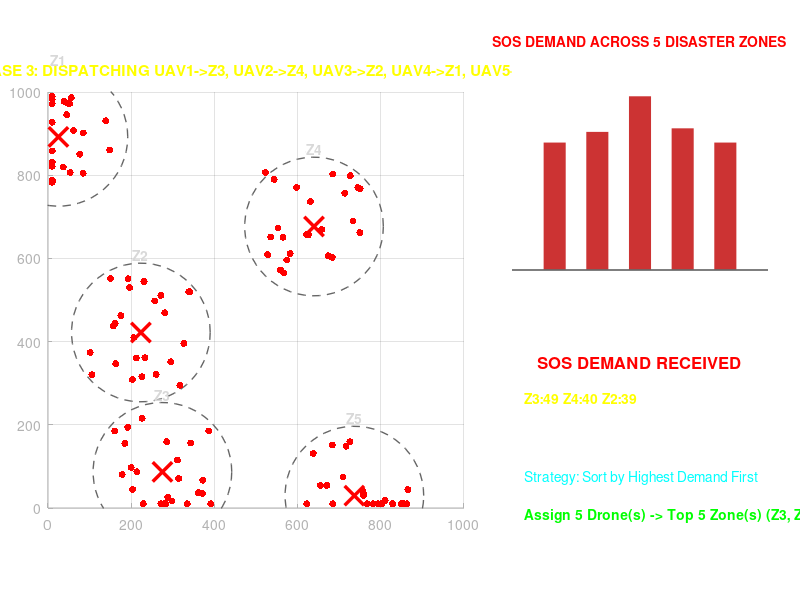

This figure's MATLAB source: (Note: this script raises an error after producing the figure.)
%% AI-Based Dynamic UAV Deployment for Emergency Communication
%  Fully Dynamic Asynchronous Event-Driven Dispatch & Repositioning
%  Designed for MATLAB Online (https://matlab.mathworks.com)
%
%  HOW IT WORKS:
%    1. User enters: Total Base Stations, Destroyed Towers, Number of UAVs
%    2. Number of disaster zones = Number of destroyed towers
%    3. SOS demand per zone is computed dynamically from RF propagation model
%    4. Zones are sorted by SOS demand (descending)
%    5. Top-N drones dispatched to Top-N highest-demand zones
%    6. When a drone's zone clears, it flies ALONE to the next unserved zone

clear; clc; close all;

% =====================================================================
%  1. INTERACTIVE INPUTS
% =====================================================================
fprintf('============================================================\n');
fprintf('  AI-POWERED EMERGENCY COMMUNICATION COMMAND CENTER\n');
fprintf('  Asynchronous Event-Driven Dynamic UAV Dispatch\n');
fprintf('============================================================\n\n');

in_ant = input('Total Base Stations in City (Default 6): ');
if isempty(in_ant), nAntennas = 6; else, nAntennas = max(1, round(in_ant)); end

in_des = input(sprintf('Number of Towers destroyed (Default 4, max %d): ', nAntennas));
if isempty(in_des), nDestroyed = min(4, nAntennas); else, nDestroyed = min(round(in_des), nAntennas); end

in_uav = input('Number of UAVs available (Default 3): ');
if isempty(in_uav), nUAVs = 3; else, nUAVs = max(1, round(in_uav)); end

% Number of disaster zones = number of destroyed towers
nZones = nDestroyed;

fprintf('\n>> Configuration: %d Base Stations, %d Destroyed, %d UAVs, %d Disaster Zones\n\n', ...
    nAntennas, nDestroyed, nUAVs, nZones);

% =====================================================================
%  2. SYSTEM PARAMETERS & DYNAMIC SOS COMPUTATION
% =====================================================================
gridSize = 1000; res = 40;
numUsers = 120;

[X, Y] = meshgrid(0:res:gridSize, 0:res:gridSize);

% RF propagation model parameters
pt = 35; threshold = -90; n_path = 4;
f = 2.4e9; c = 3e8; d0 = 1;
L0 = 20*log10(4*pi*d0*f/c);

% Place base stations randomly
rng(42);
antPos = gridSize * rand(nAntennas, 2);
shuffledIdx = randperm(nAntennas);
destroyedIdx = shuffledIdx(1:nDestroyed);
survivedIdx  = shuffledIdx(nDestroyed+1:end);
survivedPos  = antPos(survivedIdx, :);
destroyedPos = antPos(destroyedIdx, :);

% --- ZONE CENTERS = DESTROYED TOWER POSITIONS ---
% Each disaster zone is centered on a destroyed tower
zoneCentres = destroyedPos;

% Distribute users across zones (scatter around each destroyed tower)
usersPerZone = floor(numUsers / nZones);
userPos = zeros(numUsers, 2);
userZone = zeros(numUsers, 1);
u_idx = 1;
for z = 1:nZones
    if z == nZones
        n_in_z = numUsers - u_idx + 1;
    else
        n_in_z = usersPerZone;
    end
    cx = zoneCentres(z,1); cy = zoneCentres(z,2);
    for i = 1:n_in_z
        if u_idx <= numUsers
            userPos(u_idx, :) = [cx + 260*(rand-0.5), cy + 260*(rand-0.5)];
            userPos(u_idx, :) = max(10, min(gridSize-10, userPos(u_idx, :)));
            userZone(u_idx) = z;
            u_idx = u_idx + 1;
        end
    end
end

% Compute SOS per zone using RF propagation model
if isempty(survivedPos)
    isDisconnected = true(numUsers, 1);
else
    dx = userPos(:,1) - survivedPos(:,1)';
    dy = userPos(:,2) - survivedPos(:,2)';
    d_surv = sqrt(dx.^2 + dy.^2);
    pr_surv = pt - (L0 + 10*n_path*log10(max(d_surv, d0)/d0));
    isDisconnected = ~any(pr_surv > threshold, 2);
end

% Count disconnected users per zone = base SOS demand
sos_initial = zeros(1, nZones);
for z = 1:nZones
    sos_initial(z) = sum(isDisconnected & (userZone == z));
end

% Add severity-based component from PPT formula:
%   m = 3 + pop/150 + 8*severity + 18*exp(-(z-h)^2/1.5)
for z = 1:nZones
    pop_factor = sos_initial(z) / 150;
    severity = 0.3 + 0.7 * rand;
    height_factor = 18 * exp(-(z - (nZones+1)/2)^2 / max(1.5, nZones/4));
    sos_initial(z) = round(sos_initial(z) + 3 + pop_factor + 8*severity + height_factor);
end

% Ensure minimum SOS of 2 per zone
sos_initial = max(sos_initial, 2);
current_sos = sos_initial;
maxSOS = max(sos_initial) + 10;

fprintf('  Computed SOS Demand per Zone:\n');
for z = 1:nZones
    fprintf('    Zone %d: %d SOS  (centered at %.0f, %.0f)\n', z, sos_initial(z), zoneCentres(z,1), zoneCentres(z,2));
end
fprintf('\n');

% --- BUILD DISPATCH PLAN ---
[~, sortOrder] = sort(sos_initial, 'descend');
nInitial = min(nUAVs, nZones);
initialZones = sortOrder(1:nInitial);
waitingQueue = sortOrder(nInitial+1:end);

fprintf('  Dispatch Plan (sorted by demand):\n');
for j = 1:nInitial
    fprintf('    UAV %d -> Zone %d (%d SOS)\n', j, initialZones(j), sos_initial(initialZones(j)));
end
if ~isempty(waitingQueue)
    fprintf('  Waiting Queue: ');
    for w = 1:length(waitingQueue)
        fprintf('Z%d(%d) ', waitingQueue(w), sos_initial(waitingQueue(w)));
    end
    fprintf('\n');
end
fprintf('\n');

% --- UAV COLORS ---
baseColors = [
    0.2 0.8 1.0;   % Cyan
    0.2 1.0 0.5;   % Green
    1.0 0.8 0.2;   % Gold
    1.0 0.4 0.4;   % Red
    0.8 0.4 1.0;   % Purple
    1.0 0.6 0.2;   % Orange
    0.4 1.0 1.0;   % Teal
    1.0 0.2 0.6;   % Pink
];
nBaseColors = size(baseColors, 1);
uavColors = baseColors(mod((1:nUAVs)-1, nBaseColors)+1, :);

% Zone tick labels (dynamic)
zoneTickLabels = cell(1, nZones);
for z = 1:nZones
    zoneTickLabels{z} = sprintf('Z%d', z);
end

% =====================================================================
%  3. SINGLE UNIFIED DASHBOARD SETUP
% =====================================================================
fig = figure(1);
clf(fig);
set(fig, 'Name', 'AI-UAV Disaster Response Command Center', ...
         'Color', 'k', ...
         'Units', 'normalized', ...
         'Position', [0.04, 0.06, 0.92, 0.84]);

% --- LEFT PANEL: DISASTER SPATIAL MAP ---
axMap = axes('Parent', fig, 'Position', [0.06, 0.10, 0.52, 0.80]);
set(axMap, 'Color', 'k', 'XColor', [0.7 0.7 0.7], 'YColor', [0.7 0.7 0.7], ...
           'GridColor', [0.25 0.25 0.25]);
hold(axMap, 'on'); grid(axMap, 'on');
axis(axMap, [0 gridSize 0 gridSize]);
axis(axMap, 'square');
xlabel(axMap, 'East-West (m)', 'Color', 'w', 'FontSize', 11);
ylabel(axMap, 'North-South (m)', 'Color', 'w', 'FontSize', 11);

% Draw disaster zones as circles around each destroyed tower
zoneRadius = min(180, gridSize / (nZones + 1));
for z = 1:nZones
    cx = zoneCentres(z,1); cy = zoneCentres(z,2);
    th = linspace(0, 2*pi, 60);
    plot(axMap, cx + zoneRadius*cos(th), cy + zoneRadius*sin(th), ...
         '--', 'Color', [0.4 0.4 0.4], 'LineWidth', 1);
    text(axMap, cx, cy + zoneRadius + 20, sprintf('Z%d', z), ...
        'Color', [0.85 0.85 0.85], 'FontSize', 10, 'HorizontalAlignment', 'center', 'FontWeight', 'bold');
end

% --- TOP-RIGHT PANEL: LIVE SOS DEMAND BAR CHART ---
axPred = axes('Parent', fig, 'Position', [0.64, 0.55, 0.32, 0.35]);
set(axPred, 'Color', 'k', 'XColor', 'w', 'YColor', 'w');

% --- BOTTOM-RIGHT PANEL: EVENT LOG ---
axComp = axes('Parent', fig, 'Position', [0.64, 0.10, 0.32, 0.35]);
set(axComp, 'Color', 'k', 'XColor', 'w', 'YColor', 'w');

% =====================================================================
%  PHASE 1: STABLE CELLULAR NETWORK
% =====================================================================
title(axMap, 'PHASE 1: STABLE NETWORK OPERATIONS', 'Color', 'g', 'FontSize', 13, 'FontWeight', 'bold');

tPlot = plot(axMap, antPos(:,1), antPos(:,2), '^', ...
    'MarkerSize', 11, 'MarkerFaceColor', 'y', 'MarkerEdgeColor', 'w', 'LineWidth', 1.2);

uPlot = scatter(axMap, userPos(:,1), userPos(:,2), 26, 'g', 'filled');

cla(axPred); set(axPred, 'Color', 'k'); axis(axPred, 'off');
text(axPred, 0.5, 0.85, 'NORMAL NETWORK STATUS', 'Color', 'g', 'FontSize', 12, ...
    'FontWeight', 'bold', 'HorizontalAlignment', 'center');
text(axPred, 0.05, 0.65, sprintf('Active Base Stations:  %d / %d', nAntennas, nAntennas), 'Color', 'w', 'FontSize', 11);
text(axPred, 0.05, 0.48, sprintf('Total Connected Users: %d', numUsers), 'Color', 'w', 'FontSize', 11);
text(axPred, 0.05, 0.31, sprintf('UAV Relays Standby:    %d drone(s)', nUAVs), 'Color', 'c', 'FontSize', 11);
text(axPred, 0.05, 0.14, 'System Health: 100% ONLINE', 'Color', 'g', 'FontSize', 11, 'FontWeight', 'bold');

cla(axComp); set(axComp, 'Color', 'k'); axis(axComp, 'off');
text(axComp, 0.5, 0.85, 'SYSTEM INITIALIZATION', 'Color', 'c', 'FontSize', 12, ...
    'FontWeight', 'bold', 'HorizontalAlignment', 'center');
text(axComp, 0.05, 0.65, sprintf('Configuration: %d towers, %d destroyed, %d UAVs', nAntennas, nDestroyed, nUAVs), 'Color', 'w', 'FontSize', 10);
text(axComp, 0.05, 0.48, sprintf('Disaster Zones: %d (one per destroyed tower)', nZones), 'Color', 'w', 'FontSize', 10);
text(axComp, 0.05, 0.31, 'Drones relocate independently on completion', 'Color', 'y', 'FontSize', 10);
text(axComp, 0.05, 0.14, 'Carrier: 2.4 GHz | Power: 35 dBm', 'Color', [0.7 0.7 0.7], 'FontSize', 10);

drawnow;
pause(2.0);

% =====================================================================
%  PHASE 2: DISASTER STRIKES
% =====================================================================
title(axMap, sprintf('PHASE 2: DISASTER — %d OF %d TOWERS DESTROYED', nDestroyed, nAntennas), ...
    'Color', 'r', 'FontSize', 13, 'FontWeight', 'bold');

delete(tPlot);

plot(axMap, destroyedPos(:,1), destroyedPos(:,2), 'rx', 'MarkerSize', 14, 'LineWidth', 2.5);

if ~isempty(survivedPos)
    plot(axMap, survivedPos(:,1), survivedPos(:,2), '^', ...
        'MarkerSize', 11, 'MarkerFaceColor', 'y', 'MarkerEdgeColor', 'w', 'LineWidth', 1.2);
end

set(uPlot, 'CData', [0 1 0] .* ~isDisconnected + [1 0 0] .* isDisconnected);

% Live Bar Chart
cla(axPred); set(axPred, 'Color', 'k', 'XColor', 'w', 'YColor', 'w');
axis(axPred, 'on'); hold(axPred, 'on');
bar(axPred, 1:nZones, current_sos, 0.55, 'FaceColor', [0.8 0.2 0.2], 'EdgeColor', 'w', 'LineWidth', 1);
for z = 1:nZones
    text(axPred, z, current_sos(z)+1.5, sprintf('%d', current_sos(z)), ...
        'Color', 'w', 'FontSize', 8, 'HorizontalAlignment', 'center', 'FontWeight', 'bold');
end
set(axPred, 'XTick', 1:nZones, 'XTickLabel', zoneTickLabels, 'FontSize', 9);
ylabel(axPred, 'Pending SOS Calls', 'Color', 'w', 'FontSize', 9);
title(axPred, sprintf('SOS DEMAND ACROSS %d DISASTER ZONES', nZones), 'Color', 'r', 'FontSize', 10, 'FontWeight', 'bold');
ylim(axPred, [0 maxSOS]);

% Build demand summary strings dynamically
[~, demandOrder] = sort(sos_initial, 'descend');
demandStr1 = '';
demandStr2 = '';
for idx = 1:nZones
    zz = demandOrder(idx);
    entry = sprintf('Z%d:%d ', zz, sos_initial(zz));
    if idx <= ceil(nZones/2)
        demandStr1 = [demandStr1, entry];
    else
        demandStr2 = [demandStr2, entry];
    end
end

assignStr = sprintf('Assign %d Drone(s) -> Top %d Zone(s) (', nUAVs, nInitial);
for j = 1:nInitial
    if j > 1, assignStr = [assignStr, ', ']; end
    assignStr = [assignStr, sprintf('Z%d', initialZones(j))];
end
assignStr = [assignStr, ')'];

cla(axComp); set(axComp, 'Color', 'k'); axis(axComp, 'off');
text(axComp, 0.5, 0.85, 'SOS DEMAND RECEIVED', 'Color', 'r', 'FontSize', 12, ...
    'FontWeight', 'bold', 'HorizontalAlignment', 'center');
text(axComp, 0.05, 0.68, demandStr1, 'Color', 'y', 'FontSize', 10, 'FontWeight', 'bold');
if ~isempty(demandStr2)
    text(axComp, 0.05, 0.50, demandStr2, 'Color', 'w', 'FontSize', 10);
end
text(axComp, 0.05, 0.30, 'Strategy: Sort by Highest Demand First', 'Color', 'c', 'FontSize', 10);
text(axComp, 0.05, 0.12, assignStr, 'Color', 'g', 'FontSize', 10, 'FontWeight', 'bold');

drawnow;
pause(2.5);

% =====================================================================
%  PHASE 3: INITIAL DISPATCH (Dynamic)
% =====================================================================
dispatchTitle = 'PHASE 3: DISPATCHING ';
for j = 1:nInitial
    if j > 1, dispatchTitle = [dispatchTitle, ', ']; end
    dispatchTitle = [dispatchTitle, sprintf('UAV%d->Z%d', j, initialZones(j))];
end
title(axMap, dispatchTitle, 'Color', 'y', 'FontSize', 11, 'FontWeight', 'bold');

% Create UAV markers
uavPlots = gobjects(nUAVs, 1);
uavText  = gobjects(nUAVs, 1);

for j = 1:nUAVs
    uavPlots(j) = plot(axMap, 0, 0, 'D', ...
        'MarkerSize', 14, 'LineWidth', 2, ...
        'MarkerFaceColor', 'b', 'MarkerEdgeColor', uavColors(j,:));
    uavText(j) = text(axMap, 0, 0, sprintf('UAV %d', j), ...
        'Color', uavColors(j,:), 'FontSize', 10, 'FontWeight', 'bold', ...
        'HorizontalAlignment', 'center', 'BackgroundColor', [0 0 0 0.75], 'Margin', 2);
end

% Track positions
uavCurrentPos = zeros(nUAVs, 2);
uavCurrentZone = zeros(nUAVs, 1);

% Animate initial flight from base (0,0) to assigned zones
initialTargets = zeros(nInitial, 2);
for j = 1:nInitial
    initialTargets(j,:) = zoneCentres(initialZones(j), :);
end

for k = 1:25
    for j = 1:nInitial
        currX = (initialTargets(j,1)/25) * k;
        currY = (initialTargets(j,2)/25) * k;
        set(uavPlots(j), 'XData', currX, 'YData', currY);
        set(uavText(j),  'Position', [currX, currY + 45, 0], ...
                         'String', sprintf('UAV %d', j));
    end
    drawnow;
    pause(0.03);
end

for j = 1:nInitial
    uavCurrentPos(j,:) = initialTargets(j,:);
    uavCurrentZone(j) = initialZones(j);
end

% Heatmap at initial deployment
Z = -150 * ones(size(X));
for s = 1:size(survivedPos, 1)
    dist = sqrt((X-survivedPos(s,1)).^2 + (Y-survivedPos(s,2)).^2);
    Z = max(Z, pt - (L0 + 10*n_path*log10(max(dist,d0)/d0)));
end
for j = 1:nInitial
    distU = sqrt((X-initialTargets(j,1)).^2 + (Y-initialTargets(j,2)).^2);
    Z = max(Z, pt - (L0 + 10*n_path*log10(max(distU,d0)/d0)));
end
[~, hMap] = contourf(axMap, X, Y, Z, 14, 'LineColor', 'none');
uistack(hMap, 'bottom');
colormap(axMap, hot);

% Bar chart with active zone highlights
cla(axPred); set(axPred, 'Color', 'k', 'XColor', 'w', 'YColor', 'w');
axis(axPred, 'on'); hold(axPred, 'on');
barCols = repmat([0.7 0.2 0.2], nZones, 1);
for j = 1:nInitial
    barCols(initialZones(j), :) = uavColors(j, :);
end
for z = 1:nZones
    bar(axPred, z, current_sos(z), 0.55, 'FaceColor', barCols(z,:), 'EdgeColor', 'w', 'LineWidth', 1);
    text(axPred, z, current_sos(z)+1.5, sprintf('%d', current_sos(z)), ...
        'Color', 'w', 'FontSize', 8, 'HorizontalAlignment', 'center', 'FontWeight', 'bold');
end
for j = 1:nInitial
    zIdx = initialZones(j);
    text(axPred, zIdx, current_sos(zIdx)+6.0, sprintf('\\downarrow UAV %d', j), ...
        'Color', uavColors(j,:), 'FontSize', 8, 'HorizontalAlignment', 'center', 'FontWeight', 'bold');
end
set(axPred, 'XTick', 1:nZones, 'XTickLabel', zoneTickLabels, 'FontSize', 9);
ylabel(axPred, 'Pending SOS Calls', 'Color', 'w', 'FontSize', 9);
title(axPred, 'ACTIVE DISPATCH: INITIAL DEPLOYMENT', 'Color', 'y', 'FontSize', 10, 'FontWeight', 'bold');
ylim(axPred, [0 maxSOS]);

% Status panel
cla(axComp); set(axComp, 'Color', 'k'); axis(axComp, 'off');
text(axComp, 0.5, 0.90, 'DRONE POSITIONS (ROUND 1)', 'Color', 'c', 'FontSize', 11, ...
    'FontWeight', 'bold', 'HorizontalAlignment', 'center');
yPos = 0.72;
for j = 1:nInitial
    zIdx = initialZones(j);
    text(axComp, 0.05, yPos, sprintf('UAV %d -> Zone %d', j, zIdx), ...
        'Color', uavColors(j,:), 'FontSize', 10, 'FontWeight', 'bold');
    yPos = yPos - 0.18;
end
if ~isempty(waitingQueue)
    text(axComp, 0.05, max(0.05, yPos), sprintf('Queue: %d zone(s) waiting', length(waitingQueue)), ...
        'Color', 'y', 'FontSize', 10);
end

drawnow;
pause(2.5);

% =====================================================================
%  ASYNCHRONOUS EVENT LOOP
% =====================================================================
servedZones = false(1, nZones);
remaining_sos = sos_initial;
steps = 30;

droneActive = false(1, nUAVs);
droneZone = zeros(1, nUAVs);
for j = 1:nInitial
    droneActive(j) = true;
    droneZone(j) = initialZones(j);
end

eventNum = 0;

while ~all(servedZones)
    % Find which active drone finishes first (lowest remaining SOS)
    minSOS = Inf;
    finishDrone = 0;
    for j = 1:nUAVs
        if droneActive(j) && remaining_sos(droneZone(j)) < minSOS
            minSOS = remaining_sos(droneZone(j));
            finishDrone = j;
        end
    end

    if finishDrone == 0
        break;
    end

    finishZone = droneZone(finishDrone);

    % Reduce SOS proportionally for all active drones
    reduction = minSOS;
    for j = 1:nUAVs
        if droneActive(j)
            remaining_sos(droneZone(j)) = remaining_sos(droneZone(j)) - reduction;
        end
    end

    servedZones(finishZone) = true;
    remaining_sos(finishZone) = 0;
    current_sos = remaining_sos;

    eventNum = eventNum + 1;

    if ~isempty(waitingQueue)
        nextZone = waitingQueue(1);
        waitingQueue(1) = [];

        % --- ANIMATE ---
        title(axMap, sprintf('EVENT %d: Z%d CLEARED! UAV %d: Z%d -> Z%d', ...
            eventNum, finishZone, finishDrone, finishZone, nextZone), ...
            'Color', uavColors(finishDrone,:), 'FontSize', 11, 'FontWeight', 'bold');

        % Update bar chart
        cla(axPred); set(axPred, 'Color', 'k', 'XColor', 'w', 'YColor', 'w');
        axis(axPred, 'on'); hold(axPred, 'on');
        for z = 1:nZones
            if servedZones(z)
                bc = [0.2 0.7 0.7];
            else
                bc = [0.7 0.2 0.2];
                for jj = 1:nUAVs
                    if droneActive(jj) && droneZone(jj) == z
                        bc = uavColors(jj,:);
                        break;
                    end
                end
            end
            bar(axPred, z, current_sos(z), 0.55, 'FaceColor', bc, 'EdgeColor', 'w', 'LineWidth', 1);
            if servedZones(z)
                text(axPred, z, 3, 'CLEARED!', 'Color', 'c', 'FontSize', 7, 'HorizontalAlignment', 'center', 'FontWeight', 'bold');
            else
                text(axPred, z, current_sos(z)+1.5, sprintf('%d', round(current_sos(z))), ...
                    'Color', 'w', 'FontSize', 8, 'HorizontalAlignment', 'center', 'FontWeight', 'bold');
            end
        end
        bar(axPred, nextZone, current_sos(nextZone), 0.55, 'FaceColor', uavColors(finishDrone,:), 'EdgeColor', 'w', 'LineWidth', 1);
        set(axPred, 'XTick', 1:nZones, 'XTickLabel', zoneTickLabels, 'FontSize', 9);
        ylabel(axPred, 'Pending SOS Calls', 'Color', 'w', 'FontSize', 9);
        title(axPred, sprintf('Z%d CLEARED -> UAV %d -> Z%d', finishZone, finishDrone, nextZone), ...
            'Color', uavColors(finishDrone,:), 'FontSize', 10, 'FontWeight', 'bold');
        ylim(axPred, [0 maxSOS]);

        % Status panel
        cla(axComp); set(axComp, 'Color', 'k'); axis(axComp, 'off');
        text(axComp, 0.5, 0.88, sprintf('EVENT %d: UAV %d REASSIGNMENT', eventNum, finishDrone), ...
            'Color', uavColors(finishDrone,:), 'FontSize', 11, 'FontWeight', 'bold', 'HorizontalAlignment', 'center');
        text(axComp, 0.05, 0.70, sprintf('UAV %d: Z%d -> Z%d', finishDrone, finishZone, nextZone), ...
            'Color', uavColors(finishDrone,:), 'FontSize', 10, 'FontWeight', 'bold');
        yPos = 0.52;
        for j = 1:nUAVs
            if droneActive(j) && j ~= finishDrone
                text(axComp, 0.05, yPos, sprintf('UAV %d: STATIONARY in Z%d', j, droneZone(j)), ...
                    'Color', uavColors(j,:), 'FontSize', 10);
                yPos = yPos - 0.18;
            end
        end
        drawnow;
        pause(1.5);

        % Draw trajectory line
        plot(axMap, [zoneCentres(finishZone,1), zoneCentres(nextZone,1)], ...
                    [zoneCentres(finishZone,2), zoneCentres(nextZone,2)], ...
             '--', 'Color', uavColors(finishDrone,:), 'LineWidth', 2);
        midX = (zoneCentres(finishZone,1) + zoneCentres(nextZone,1))/2;
        midY = (zoneCentres(finishZone,2) + zoneCentres(nextZone,2))/2;
        text(axMap, midX, midY - 30, sprintf('UAV %d', finishDrone), ...
             'Color', uavColors(finishDrone,:), 'FontSize', 8, 'FontWeight', 'bold', 'HorizontalAlignment', 'center');

        % Stamp cleared zone
        text(axMap, zoneCentres(finishZone,1), zoneCentres(finishZone,2)-40, ...
             sprintf('[Z%d Cleared]', finishZone), ...
             'Color', 'c', 'FontSize', 8, 'HorizontalAlignment', 'center', 'BackgroundColor', [0 0 0 0.6]);

        % Animate UAV flight
        startPos = zoneCentres(finishZone, :);
        endPos   = zoneCentres(nextZone, :);

        for k = 1:steps
            frac = k / steps;
            currX = startPos(1) + (endPos(1) - startPos(1)) * frac;
            currY = startPos(2) + (endPos(2) - startPos(2)) * frac;
            set(uavPlots(finishDrone), 'XData', currX, 'YData', currY);
            set(uavText(finishDrone),  'Position', [currX, currY + 45, 0], ...
                'String', sprintf('UAV %d (->Z%d)', finishDrone, nextZone));

            % Update heatmap
            Z = -150 * ones(size(X));
            for s = 1:size(survivedPos, 1)
                dist = sqrt((X-survivedPos(s,1)).^2 + (Y-survivedPos(s,2)).^2);
                Z = max(Z, pt - (L0 + 10*n_path*log10(max(dist,d0)/d0)));
            end
            for j = 1:nUAVs
                if j == finishDrone
                    dj = sqrt((X-currX).^2 + (Y-currY).^2);
                elseif droneActive(j)
                    dj = sqrt((X-uavCurrentPos(j,1)).^2 + (Y-uavCurrentPos(j,2)).^2);
                else
                    continue;
                end
                Z = max(Z, pt - (L0 + 10*n_path*log10(max(dj,d0)/d0)));
            end
            if exist('hMap', 'var') && isvalid(hMap), delete(hMap); end
            [~, hMap] = contourf(axMap, X, Y, Z, 14, 'LineColor', 'none');
            uistack(hMap, 'bottom');
            colormap(axMap, hot);

            drawnow;
            pause(0.04);
        end

        % Update drone state
        uavCurrentPos(finishDrone, :) = endPos;
        droneZone(finishDrone) = nextZone;
        set(uavText(finishDrone), 'String', sprintf('UAV %d (Z%d)', finishDrone, nextZone));

        pause(1.5);
    else
        % No more zones in queue — drone becomes idle
        droneActive(finishDrone) = false;

        text(axMap, zoneCentres(finishZone,1), zoneCentres(finishZone,2)-40, ...
             sprintf('[Z%d Cleared]', finishZone), ...
             'Color', 'c', 'FontSize', 8, 'HorizontalAlignment', 'center', 'BackgroundColor', [0 0 0 0.6]);

        set(uavText(finishDrone), 'String', sprintf('UAV %d (IDLE)', finishDrone));

        if all(servedZones)
            break;
        end
    end
end

% =====================================================================
%  FINAL: 100% RECOVERY
% =====================================================================
current_sos(:) = 0;
set(uPlot, 'CData', repmat([0 1 0.3], numUsers, 1));

title(axMap, sprintf('MISSION COMPLETE: 100%% RECOVERY (%d ZONES, %d DRONES)', nZones, nUAVs), ...
    'Color', 'g', 'FontSize', 12, 'FontWeight', 'bold');

% Final Bar Chart
cla(axPred); set(axPred, 'Color', 'k', 'XColor', 'w', 'YColor', 'w');
axis(axPred, 'on'); hold(axPred, 'on');
bar(axPred, 1:nZones, zeros(nZones, 1), 0.55, 'FaceColor', [0.2 0.8 0.8], 'EdgeColor', 'w', 'LineWidth', 1);
for z = 1:nZones
    text(axPred, z, 3, 'CLEARED!', 'Color', 'c', 'FontSize', 8, 'HorizontalAlignment', 'center', 'FontWeight', 'bold');
end
set(axPred, 'XTick', 1:nZones, 'XTickLabel', zoneTickLabels, 'FontSize', 9);
ylabel(axPred, 'Pending SOS Calls', 'Color', 'w', 'FontSize', 9);
title(axPred, sprintf('ALL %d ZONES RECOVERED (0 PENDING)', nZones), 'Color', 'g', 'FontSize', 10, 'FontWeight', 'bold');
ylim(axPred, [0 maxSOS]);

% Final Summary
cla(axComp); set(axComp, 'Color', 'k'); axis(axComp, 'off');
text(axComp, 0.5, 0.90, 'MISSION SUMMARY', 'Color', 'g', 'FontSize', 12, ...
    'FontWeight', 'bold', 'HorizontalAlignment', 'center');
yPos = 0.72;
for j = 1:nUAVs
    if droneZone(j) > 0
        text(axComp, 0.05, yPos, sprintf('UAV %d -> Zone %d (final)', j, droneZone(j)), ...
            'Color', uavColors(j,:), 'FontSize', 10, 'FontWeight', 'bold');
    else
        text(axComp, 0.05, yPos, sprintf('UAV %d -> at base (unused)', j), ...
            'Color', uavColors(j,:), 'FontSize', 10, 'FontWeight', 'bold');
    end
    yPos = yPos - 0.14;
    if yPos < 0.05, break; end
end
text(axComp, 0.05, 0.02, sprintf('%d zone(s) cleared, %d event(s), 100%% rescued!', nZones, eventNum), ...
    'Color', 'y', 'FontSize', 9, 'FontWeight', 'bold');

drawnow;

% =====================================================================
%  COMMAND WINDOW LOG
% =====================================================================
fprintf('\n============================================================\n');
fprintf('  MISSION LOG\n');
fprintf('============================================================\n');
fprintf('  Config: %d stations, %d destroyed, %d UAV(s), %d zone(s)\n', nAntennas, nDestroyed, nUAVs, nZones);
fprintf('  SOS: ');
for z = 1:nZones
    fprintf('Z%d:%d ', z, sos_initial(z));
end
fprintf('\n');
fprintf('  Initial: ');
for j = 1:nInitial
    fprintf('UAV%d->Z%d ', j, initialZones(j));
end
fprintf('\n');
fprintf('  Events: %d reassignment(s)\n', eventNum);
fprintf('  RESULT: 100%% recovered!\n');
fprintf('============================================================\n');
